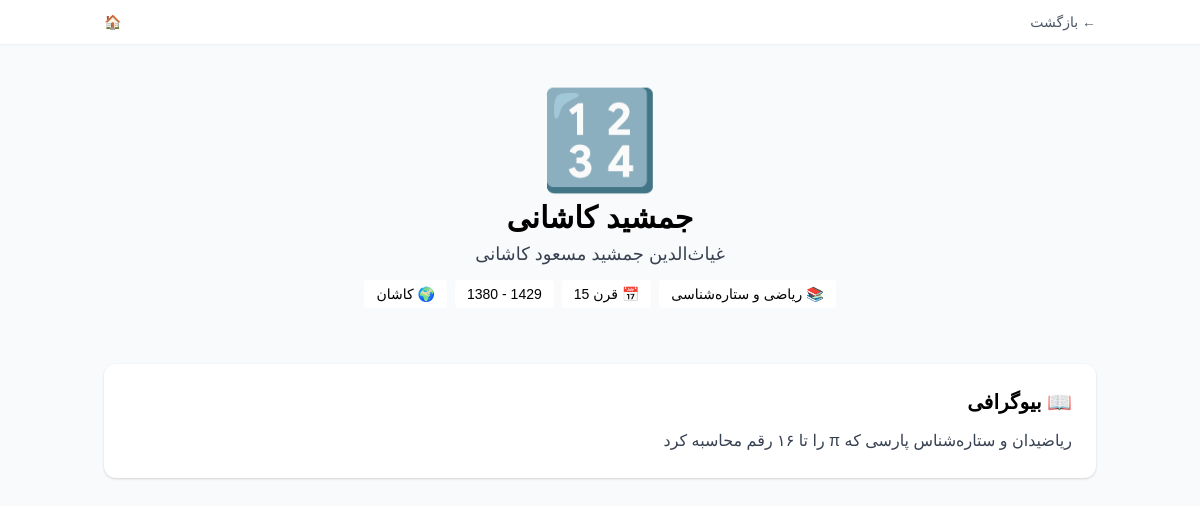
/scientist.php?slug=science, run on the app's committed database.
### tables this page shows
CREATE TABLE IF NOT EXISTS scientists (
    id INT AUTO_INCREMENT PRIMARY KEY,
    slug VARCHAR(100) UNIQUE NOT NULL,
    name_fa VARCHAR(200) NOT NULL,
    name_en VARCHAR(200) NOT NULL,
    name_ar VARCHAR(200),
    full_name_fa TEXT,
    full_name_en TEXT,
    field VARCHAR(100),
    century INT,
    born_year INT,
    died_year INT,
    born_place VARCHAR(200),
    died_place VARCHAR(200),
    bio_fa LONGTEXT,
    bio_en LONGTEXT,
    bio_ar LONGTEXT,
    achievements_fa TEXT,
    achievements_en TEXT,
    works_fa TEXT,
    works_en TEXT,
    image_url VARCHAR(500),
    wikipedia_url VARCHAR(500),
    oeis_ref VARCHAR(50),
    icon VARCHAR(50),
    color VARCHAR(50),
    sort_order INT DEFAULT 0,
    is_featured TINYINT DEFAULT 0,
    created_at TIMESTAMP DEFAULT CURRENT_TIMESTAMP
);

### functions.php (called while the page is built, shortened)
<?php
function sanitize($input) {
    return htmlspecialchars(trim($input ?? ''), ENT_QUOTES, 'UTF-8');
}

### scientist.php (the view, shortened to what this page needs)
<?php
require_once __DIR__ . '/functions.php';
$slug = $_GET['slug'] ?? '';
$pdo = Database::getInstance();
$stmt = $pdo->prepare("SELECT * FROM scientists WHERE slug = ?");
$stmt->execute([$slug]);
$s = $stmt->fetch();
$lang = $_GET['lang'] ?? $_COOKIE['lang'] ?? 'fa';
$dir = in_array($lang, ['fa','ar','ur']) ? 'rtl' : 'ltr';
$name_field = "name_$lang"; $full_field = "full_name_$lang"; $bio_field = "bio_$lang"; $ach_field = "achievements_$lang";
$name = $s[$name_field] ?? $s['name_en'];
$full = $s[$full_field] ?? $s['full_name_en'];
$bio = $s[$bio_field] ?? $s['bio_en'] ?? $s['bio_fa'] ?? '';
?>
<!DOCTYPE html>
<html lang="<?= $lang ?>" dir="<?= $dir ?>">
<head>
<link href="https://cdn.jsdelivr.net/npm/tailwindcss@2/dist/tailwind.min.css" rel="stylesheet">
<link rel="stylesheet" href="https://cdn.jsdelivr.net/gh/rastikerdar/vazirmatn@v33.003/Vazirmatn-font-face.css">
</head>
<body class="bg-gray-50 min-h-screen">
<header class="bg-white shadow-sm sticky top-0 z-50">
    <div class="max-w-5xl mx-auto px-4 py-3 flex justify-between">
        <a href="scientists.php" class="text-sm text-gray-600">← بازگشت</a>
        <a href="index.php" class="text-sm text-gray-600">🏠</a>
    </div>
</header>
<article class="max-w-5xl mx-auto p-4">
    <div class="bg-gradient-to-br from-<?= $s['color'] ?? 'amber' ?>-100 to-<?= $s['color'] ?? 'amber' ?>-200 rounded-2xl p-8 mb-6 text-center">
        <div class="text-8xl mb-3"><?= $s['icon'] ?? '🎓' ?></div>
        <h1 class="text-3xl font-bold mb-1"><?= sanitize($name) ?></h1>
        <p class="text-lg text-gray-700" dir="ltr"><?= sanitize($full) ?></p>
        <div class="mt-3 flex flex-wrap justify-center gap-2 text-sm">
            <span class="bg-white px-3 py-1 rounded">📚 <?= sanitize($s['field']) ?></span>
            <span class="bg-white px-3 py-1 rounded">📅 قرن <?= $s['century'] ?></span>
            <span class="bg-white px-3 py-1 rounded" dir="ltr"><?= $s['born_year'] ?> - <?= $s['died_year'] ?></span>
            <?php if ($s['born_place']): ?><span class="bg-white px-3 py-1 rounded">🌍 <?= sanitize($s['born_place']) ?></span><?php endif; ?>
        </div>
    </div>
    <div class="bg-white rounded-xl shadow p-6 mb-4">
        <h2 class="text-xl font-bold mb-3">📖 بیوگرافی</h2>
        <p class="text-gray-700 leading-relaxed"><?= sanitize($bio) ?></p>
    </div>
</article>
</body>
</html>

### scientist.php (style rules this page uses)
body { font-family:'Vazirmatn',Tahoma,sans-serif }

### data on the page
scientists: icon "🔢", name_fa "جمشید کاشانی", full_name_fa "غیاث‌الدین جمشید مسعود کاشانی", field "ریاضی و ستاره‌شناسی", century "15", born_year "1380", died_year "1429", born_place "کاشان", bio_fa "ریاضیدان و ستاره‌شناس پارسی که π را تا ۱۶ رقم محاسبه کرد"
